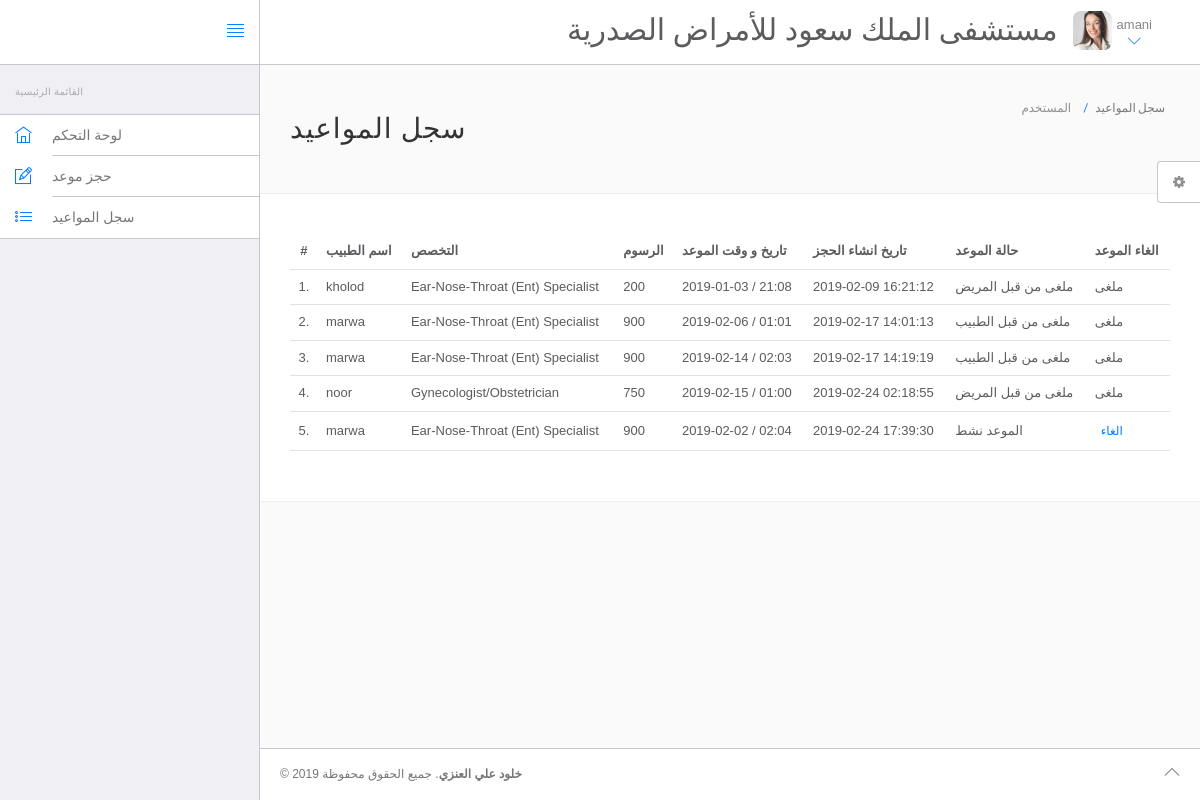
Page /hms/appointment-history.php (signed in) on the committed database.
### tables this page shows
CREATE TABLE `users` (
  `id` int(11) NOT NULL,
  `fullName` varchar(255) NOT NULL,
  `address` longtext NOT NULL,
  `city` varchar(255) NOT NULL,
  `gender` varchar(255) NOT NULL,
  `email` varchar(255) NOT NULL,
  `password` varchar(255) NOT NULL,
  `regDate` timestamp NOT NULL DEFAULT CURRENT_TIMESTAMP,
  `updationDate` varchar(255) NOT NULL,
  `result` varchar(255) DEFAULT NULL
);

CREATE TABLE `appointment` (
  `id` int(11) NOT NULL,
  `doctorSpecialization` varchar(255) NOT NULL,
  `doctorId` int(11) NOT NULL,
  `userId` int(11) NOT NULL,
  `consultancyFees` int(11) NOT NULL,
  `appointmentDate` varchar(255) NOT NULL,
  `appointmentTime` varchar(255) NOT NULL,
  `postingDate` timestamp NOT NULL DEFAULT CURRENT_TIMESTAMP,
  `userStatus` int(11) NOT NULL,
  `doctorStatus` int(11) NOT NULL,
  `updationDate` varchar(255) NOT NULL
);

CREATE TABLE `doctors` (
  `id` int(11) NOT NULL,
  `specilization` varchar(255) NOT NULL,
  `doctorName` varchar(255) NOT NULL,
  `address` longtext NOT NULL,
  `docFees` varchar(255) NOT NULL,
  `contactno` bigint(11) NOT NULL,
  `docEmail` varchar(255) NOT NULL,
  `password` varchar(255) NOT NULL,
  `creationDate` timestamp NOT NULL DEFAULT CURRENT_TIMESTAMP,
  `updationDate` varchar(255) NOT NULL
);

### hms/appointment-history.php (the view, shortened to what this page needs)
<?php
include('include/config.php');
?>
<!DOCTYPE html>
<html xmlns="http://www.w3.org/1999/xhtml" lang="ar-sa" dir="rtl">
	<head>
		<link rel="stylesheet" href="vendor/bootstrap/css/bootstrap.min.css">
		<link rel="stylesheet" href="vendor/fontawesome/css/font-awesome.min.css">
		<link rel="stylesheet" href="vendor/themify-icons/themify-icons.min.css">
		<link href="vendor/animate.css/animate.min.css" rel="stylesheet" media="screen">
		<link href="vendor/perfect-scrollbar/perfect-scrollbar.min.css" rel="stylesheet" media="screen">
		<link href="vendor/switchery/switchery.min.css" rel="stylesheet" media="screen">
		<link href="vendor/bootstrap-touchspin/jquery.bootstrap-touchspin.min.css" rel="stylesheet" media="screen">
		<link href="vendor/select2/select2.min.css" rel="stylesheet" media="screen">
		<link href="vendor/bootstrap-datepicker/bootstrap-datepicker3.standalone.min.css" rel="stylesheet" media="screen">
		<link href="vendor/bootstrap-timepicker/bootstrap-timepicker.min.css" rel="stylesheet" media="screen">
		<link rel="stylesheet" href="assets/css/styles.css">
		<link rel="stylesheet" href="assets/css/plugins.css">
		<link rel="stylesheet" href="assets/css/themes/theme-1.css" id="skin_color" />
	</head>
	<body>
		<div id="app">
<?php include('include/sidebar.php');?>
			<div class="app-content">
					<?php include('include/header.php');?>
				<div class="main-content" >
					<div class="wrap-content container" id="container">
						<section id="page-title">
							<div class="row">
								<div class="col-sm-8">
									<h1 class="mainTitle"> سجل المواعيد </h1>
																	</div>
								<ol class="breadcrumb">
									<li>
										<span> المستخدم </span>
									</li>
									<li class="active">
										<span> سجل المواعيد </span>
									</li>
								</ol>
							</div>
						</section>
						<div class="container-fluid container-fullw bg-white">
									<div class="row">
								<div class="col-md-12">
									<table class="table table-hover" id="sample-table-1">
										<thead>
											<tr>
												<th class="center">#</th>
												<th class="hidden-xs"> اسم الطبيب </th>
												<th>التخصص</th>
												<th>الرسوم</th>
												<th>تاريخ و وقت الموعد </th>
												<th>تاريخ انشاء الحجز </th>
												<th>حالة الموعد</th>
												<th>الغاء الموعد</th>
											</tr>
										</thead>
										<tbody>
<?php
$sql=mysqli_query($connection,"select doctors.doctorName as docname,appointment.*  from appointment join doctors on doctors.id=appointment.doctorId where appointment.userId='".$_SESSION['id']."'");
$cnt=1;
while($row=mysqli_fetch_array($sql))
{
?>
											<tr>
												<td class="center"><?php echo $cnt;?>.</td>
												<td class="hidden-xs"><?php echo $row['docname'];?></td>
												<td><?php echo $row['doctorSpecialization'];?></td>
												<td><?php echo $row['consultancyFees'];?></td>
												<td><?php echo $row['appointmentDate'];?> / <?php echo
												 $row['appointmentTime'];?>
												</td>
												<td><?php echo $row['postingDate'];?></td>
												<td>
<?php if(($row['userStatus']==1) && ($row['doctorStatus']==1))
{
	echo "الموعد نشط";
}
if(($row['userStatus']==0) && ($row['doctorStatus']==1))
{
	echo "ملغى من قبل المريض";
}
if(($row['userStatus']==1) && ($row['doctorStatus']==0))
{
	echo " ملغى من قبل الطبيب";
}
												?></td>
												<td >
												<div class="visible-md visible-lg hidden-sm hidden-xs">
							<?php if(($row['userStatus']==1) && ($row['doctorStatus']==1))
{ ?>
	<a href="appointment-history.php?id=<?php echo $row['id']?>&cancel=update" onClick="return confirm('هل أنت متأكد من أنك تريد الغاء الموعد؟')"class="btn btn-transparent btn-xs tooltips" title="الغاء" tooltip-placement="top" tooltip="Remove">الغاء</a>
	<?php } else {
		echo "ملغى";
		} ?>
												</div>
												</td>
											</tr>
											<?php
$cnt=$cnt+1;
											 }?>
										</tbody>
									</table>
								</div>
							</div>
								</div>
					</div>
				</div>
			</div>
	<?php include('include/footer.php');?>
	<?php include('include/setting.php');?>
		</div>
	</body>
</html>

### hms/include/sidebar.php
<div class="sidebar app-aside" id="sidebar">
				<div class="sidebar-container perfect-scrollbar">
<nav>
						<div class="navbar-title">
							<span> القائمة الرئيسية </span>
						</div>
						<ul class="main-navigation-menu">
							<li>
								<a href="dashboard.php">
									<div class="item-content">
										<div class="item-media">
											<i class="ti-home"></i>
										</div>
										<div class="item-inner">
											<span class="title"> لوحة التحكم </span>
										</div>
									</div>
								</a>
							</li>
							<li>
								<a href="book-appointment.php">
									<div class="item-content">
										<div class="item-media">
											<i class="ti-pencil-alt"></i>
										</div>
										<div class="item-inner">
											<span class="title"> حجز موعد </span>
										</div>
									</div>
								</a>
							</li>
							<li>
								<a href="appointment-history.php">
									<div class="item-content">
										<div class="item-media">
											<i class="ti-list"></i>
										</div>
										<div class="item-inner">
											<span class="title"> سجل المواعيد </span>
										</div>
									</div>
								</a>
							</li>
						</ul>
					</nav>
					</div>
			</div>

### hms/include/header.php (shortened to what this page needs)
<header class="navbar navbar-default navbar-static-top">
					<div class="navbar-header">
						<a class="navbar-brand" href="#">
						</a>
						<a href="#" class="sidebar-toggler pull-right visible-md visible-lg" data-toggle-class="app-sidebar-closed" data-toggle-target="#app">
							<i class="ti-align-justify"></i>
						</a>
					</div>
					<div class="navbar-collapse collapse">
						<ul class="nav navbar-right">
								<li  style="padding-top:2% ">
								<h2>مستشفى الملك سعود للأمراض الصدرية </h2>
							</li>
							<li class="dropdown current-user">
								<a href class="dropdown-toggle" data-toggle="dropdown">
									<img src="assets/images/avatar-2.jpg" alt="Peter"> <span class="username">
									<?php $query=mysqli_query($connection,"select fullName from users where id='".$_SESSION['id']."'");
while($row=mysqli_fetch_array($query))
{
	echo $row['fullName'];
}
									?> <i class="ti-angle-down"></i></i></span>
								</a>
							</li>
						</ul>
					</div>
				</header>

### hms/include/footer.php
<footer>
				<div class="footer-inner">
					<div class="pull-left">
						&copy; <span class="current-year"></span><span class="text-bold text-uppercase"> خلود علي العنزي</span>. <span> جميع الحقوق محفوظة  <a href=""></a></span>
					</div>
					<div class="pull-right">
						<span class="go-top"><i class="ti-angle-up"></i></span>
					</div>
				</div>
			</footer>

### hms/include/setting.php (shortened to what this page needs)
<div class="settings panel panel-default hidden-xs hidden-sm" id="settings">
				<button ct-toggle="toggle" data-toggle-class="active" data-toggle-target="#settings" class="btn btn-default">
					<i class="fa fa-spin fa-gear"></i>
				</button>
			</div>

### hms/assets/css/plugins.css (style rules this page uses)
.perfect-scrollbar { overflow-y: hidden !important; }

### hms/assets/css/themes/theme-1.css (style rules this page uses)
body { background: #FAFAFA; }
header .navbar-header { background: #ffffff !important; border-right-color: #c8c7cc !important; border-bottom-color: #c8c7cc !important; }
header .navbar-header .sidebar-toggler, header .navbar-header .sidebar-mobile-toggler { color: #007aff !important; }
header .navbar-header .navbar-brand { color: #777 !important; }
header .navbar-collapse { background: #ffffff !important; border-bottom-color: #c8c7cc !important; box-shadow: none !important; }
header .navbar-collapse .navbar-right > li > a { color: #777; }
header .navbar-collapse .navbar-right > li > a i { color: #007aff !important; }
#sidebar { background: #EFEFF4 !important; }
#sidebar:before { border-right-width: "1px" !important; border-right-style: solid; border-right-color: #c8c7cc !important; }
#sidebar nav { border-right-width: "1px" !important; border-right-style: solid; border-right-color: #c8c7cc !important; }
#sidebar nav .navbar-title { color: #aaaaaa; }
#sidebar nav > ul { background: #ffffff !important; border-bottom-color: #c8c7cc !important; border-top-color: #c8c7cc !important; }
#sidebar nav > ul > li > a .item-media > i { color: #007aff !important; }
#sidebar nav > ul > li > a .item-inner { color: #777 !important; border-bottom-color: #c8c7cc; }
#app > footer { background: #ffffff !important; border-top-color: #c8c7cc !important; color: #777; }

### rows in the picture
users: fullName "amani"
appointment: doctorId.doctorName "kholod", doctorSpecialization "Ear-Nose-Throat (Ent) Specialist", consultancyFees "200", appointmentDate "2019-01-03", appointmentTime "21:08", postingDate "2019-02-09 16:21:12", userStatus "ملغى من قبل المريض"
appointment: doctorId.doctorName "marwa", doctorSpecialization "Ear-Nose-Throat (Ent) Specialist", consultancyFees "900", appointmentDate "2019-02-06", appointmentTime "01:01", postingDate "2019-02-17 14:01:13", userStatus "ملغى من قبل الطبيب"
appointment: doctorId.doctorName "marwa", doctorSpecialization "Ear-Nose-Throat (Ent) Specialist", consultancyFees "900", appointmentDate "2019-02-14", appointmentTime "02:03", postingDate "2019-02-17 14:19:19", userStatus "ملغى من قبل الطبيب"
appointment: doctorId.doctorName "noor", doctorSpecialization "Gynecologist/Obstetrician", consultancyFees "750", appointmentDate "2019-02-15", appointmentTime "01:00", postingDate "2019-02-24 02:18:55", userStatus "ملغى من قبل المريض"
appointment: doctorId.doctorName "marwa", doctorSpecialization "Ear-Nose-Throat (Ent) Specialist", consultancyFees "900", appointmentDate "2019-02-02", appointmentTime "02:04", postingDate "2019-02-24 17:39:30", userStatus "الموعد نشط"
